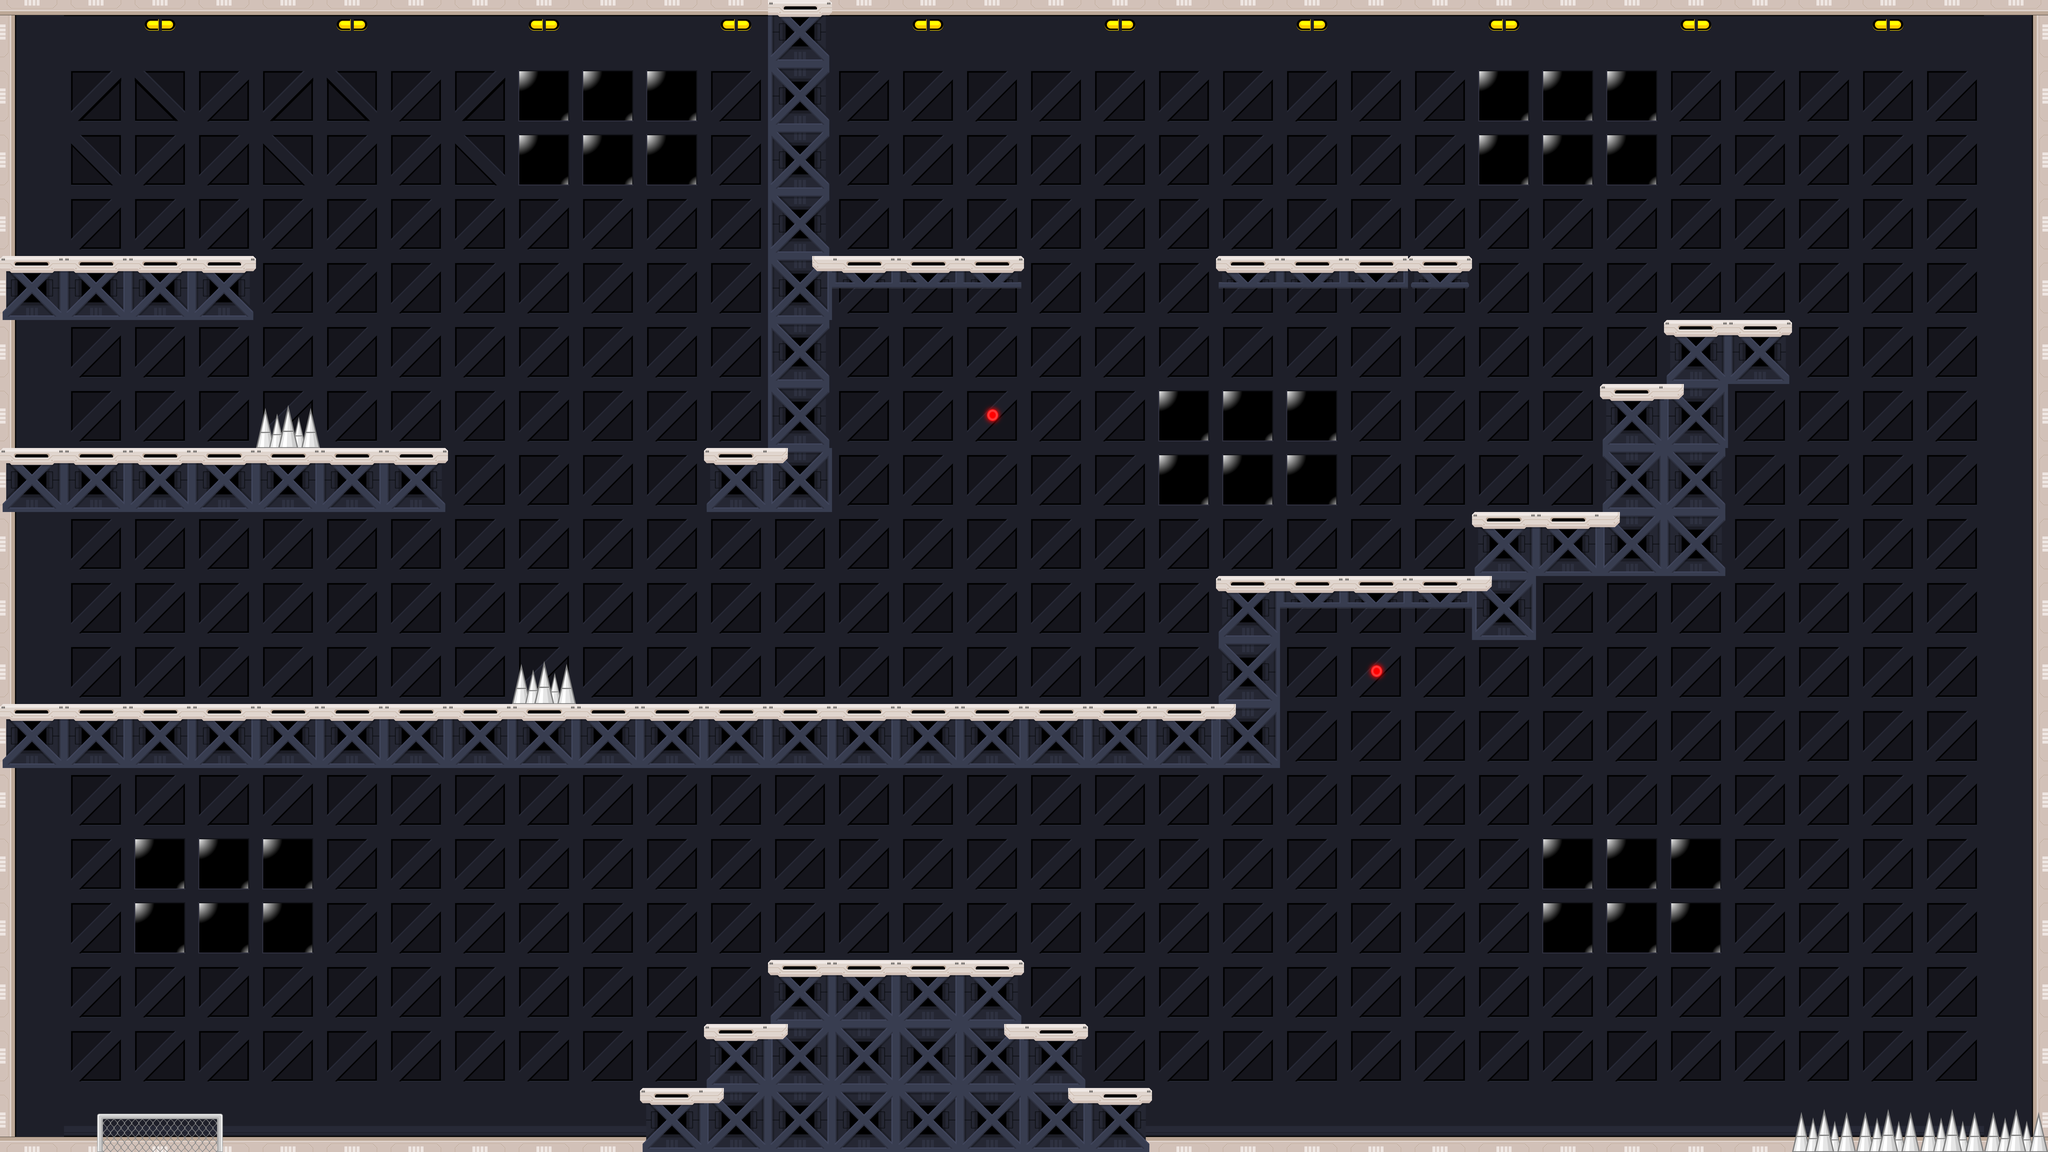

The image is a tile-based game level rendered from a .tmx file. Its description and source (layers, tilesets, objects; grid data summarised) follow:
An orthogonal 32x18 tile map with 256x256 px tiles, 5 tile layers (back, walk_back, acid, walk, ...), 2 tilesets and 15 objects (5x saw, 5x light, 2x laser, door, switch, ...).

<map version="1.2" tiledversion="1.2.4" orientation="orthogonal" renderorder="right-down" width="32" height="18" tilewidth="256" tileheight="256" infinite="0" nextlayerid="37" nextobjectid="64">
 <properties>
  <property name="shapes" value="shapes/shapes.plist" />
 </properties>
 <tileset firstgid="1" name="tiles" tilewidth="256" tileheight="256" spacing="2" margin="1" tilecount="42" columns="7">
  <image source="tilesheet.png" width="1806" height="1548" />
  <tile id="0">
   <properties>
    <property name="damage" type="int" value="10" />
    <property name="opacity" type="float" value="0.69999999999999996" />
    <property name="shape" value="001_Acid" />
   </properties>
  </tile>
  <tile id="1">
   <properties>
    <property name="damage" type="int" value="10" />
    <property name="opacity" type="float" value="0.69999999999999996" />
    <property name="shape" value="002_Acid" />
   </properties>
  </tile>
  <tile id="2">
   <properties>
    <property name="shape" value="003_BGTile" />
   </properties>
  </tile>
  <tile id="3">
   <properties>
    <property name="shape" value="004_BGTile" />
   </properties>
  </tile>
  <tile id="4">
   <properties>
    <property name="shape" value="005_BGTile" />
   </properties>
  </tile>
  <tile id="5">
   <properties>
    <property name="shape" value="006_BGTile" />
   </properties>
  </tile>
  <tile id="6">
   <properties>
    <property name="shape" value="007_BGTile" />
   </properties>
  </tile>
  <tile id="7">
   <properties>
    <property name="shape" value="008_BGTile" />
   </properties>
  </tile>
  <tile id="8">
   <properties>
    <property name="shape" value="009_BGTile" />
   </properties>
  </tile>
  <tile id="13">
   <properties>
    <property name="damage" type="int" value="10" />
    <property name="shape" value="014_Spike" />
   </properties>
  </tile>
  <tile id="14">
   <properties>
    <property name="shape" value="015_Tile" />
   </properties>
  </tile>
  <tile id="15">
   <properties>
    <property name="shape" value="016_Tile" />
   </properties>
  </tile>
  <tile id="16">
   <properties>
    <property name="shape" value="017_Tile" />
   </properties>
  </tile>
  <tile id="17">
   <properties>
    <property name="shape" value="018_Tile" />
   </properties>
  </tile>
  <tile id="18">
   <properties>
    <property name="shape" value="019_Tile" />
   </properties>
  </tile>
  <tile id="19">
   <properties>
    <property name="shape" value="020_Tile" />
   </properties>
  </tile>
  <tile id="20">
   <properties>
    <property name="shape" value="021_Tile" />
   </properties>
  </tile>
  <tile id="21">
   <properties>
    <property name="shape" value="022_Tile" />
   </properties>
  </tile>
  <tile id="22">
   <properties>
    <property name="shape" value="023_Tile" />
   </properties>
  </tile>
  <tile id="23">
   <properties>
    <property name="shape" value="024_Tile" />
   </properties>
  </tile>
  <tile id="24">
   <properties>
    <property name="shape" value="025_Tile" />
   </properties>
  </tile>
  <tile id="25">
   <properties>
    <property name="shape" value="026_Tile" />
   </properties>
  </tile>
  <tile id="26">
   <properties>
    <property name="shape" value="027_Tile" />
   </properties>
  </tile>
  <tile id="27">
   <properties>
    <property name="shape" value="028_Tile" />
   </properties>
  </tile>
  <tile id="28">
   <properties>
    <property name="shape" value="029_Tile" />
   </properties>
  </tile>
 </tileset>
 <tileset firstgid="43" name="objects" tilewidth="567" tileheight="556" tilecount="6" columns="0">
  <grid orientation="orthogonal" width="1" height="1" />
  <tile id="0">
   <image width="567" height="556" source="../../Media/robot/Idle_01.png" />
  </tile>
  <tile id="1">
   <image width="177" height="238" source="../../Media/objects/02_Barrel (2).png" />
  </tile>
  <tile id="2">
   <image width="256" height="256" source="../../Media/objects/03_Box.png" />
  </tile>
  <tile id="3">
   <image width="357" height="361" source="../../Media/objects/07_Saw.png" />
  </tile>
  <tile id="4">
   <image width="72" height="257" source="../../Media/objects/09_Switch (2).png" />
  </tile>
  <tile id="5">
   <image width="280" height="464" source="../../Media/objects/04_DoorLocked.png" />
  </tile>
 </tileset>
 <layer id="32" name="back" width="32" height="18">
  <data>[576 cells, 576 non-empty, 14 distinct tile ids]</data>
 </layer>
 <layer id="33" name="walk_back" width="32" height="18">
  <data>[576 cells, 2 non-empty, 1 distinct tile ids]</data>
 </layer>
 <objectgroup id="5" name="objects">
  <!-- 15 objects omitted --></objectgroup>
 <layer id="34" name="acid" width="32" height="18" opacity="0.7">
  <properties>
   <property name="physics" type="bool" value="true" />
  </properties>
  <data>[576 cells, 0 non-empty, 0 distinct tile ids]</data>
 </layer>
 <layer id="35" name="walk" width="32" height="18">
  <properties>
   <property name="physics" type="bool" value="true" />
  </properties>
  <data>[576 cells, 87 non-empty, 13 distinct tile ids]</data>
 </layer>
 <layer id="36" name="front" width="32" height="18">
  <data>[576 cells, 3 non-empty, 3 distinct tile ids]</data>
 </layer>
</map>
<!-- 15 of 15 objects omitted -->
